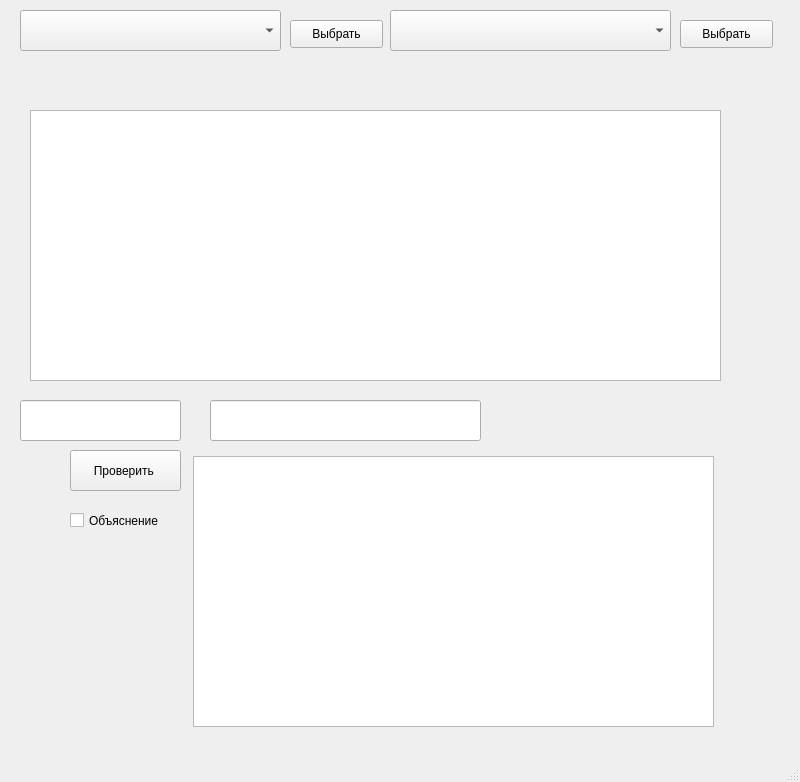
<?xml version="1.0" encoding="UTF-8"?>
<ui version="4.0">
 <class>MainWindow</class>
 <widget class="QMainWindow" name="MainWindow">
  <property name="geometry">
   <rect>
    <x>0</x>
    <y>0</y>
    <width>800</width>
    <height>782</height>
   </rect>
  </property>
  <property name="windowTitle">
   <string>MainWindow</string>
  </property>
  <widget class="QWidget" name="centralwidget">
   <widget class="QLineEdit" name="answer">
    <property name="geometry">
     <rect>
      <x>20</x>
      <y>400</y>
      <width>161</width>
      <height>41</height>
     </rect>
    </property>
   </widget>
   <widget class="QComboBox" name="Items">
    <property name="geometry">
     <rect>
      <x>20</x>
      <y>10</y>
      <width>261</width>
      <height>41</height>
     </rect>
    </property>
   </widget>
   <widget class="QComboBox" name="title">
    <property name="geometry">
     <rect>
      <x>390</x>
      <y>10</y>
      <width>281</width>
      <height>41</height>
     </rect>
    </property>
   </widget>
   <widget class="QPushButton" name="submit">
    <property name="geometry">
     <rect>
      <x>70</x>
      <y>450</y>
      <width>111</width>
      <height>41</height>
     </rect>
    </property>
    <property name="text">
     <string>Проверить </string>
    </property>
   </widget>
   <widget class="QPushButton" name="Item_btn">
    <property name="geometry">
     <rect>
      <x>290</x>
      <y>20</y>
      <width>93</width>
      <height>28</height>
     </rect>
    </property>
    <property name="text">
     <string>Выбрать</string>
    </property>
   </widget>
   <widget class="QPushButton" name="title_btn">
    <property name="geometry">
     <rect>
      <x>680</x>
      <y>20</y>
      <width>93</width>
      <height>28</height>
     </rect>
    </property>
    <property name="text">
     <string>Выбрать</string>
    </property>
   </widget>
   <widget class="QPlainTextEdit" name="task">
    <property name="geometry">
     <rect>
      <x>30</x>
      <y>110</y>
      <width>691</width>
      <height>271</height>
     </rect>
    </property>
   </widget>
   <widget class="QPlainTextEdit" name="explanation">
    <property name="geometry">
     <rect>
      <x>193</x>
      <y>456</y>
      <width>521</width>
      <height>271</height>
     </rect>
    </property>
   </widget>
   <widget class="QLineEdit" name="corr">
    <property name="geometry">
     <rect>
      <x>210</x>
      <y>400</y>
      <width>271</width>
      <height>41</height>
     </rect>
    </property>
   </widget>
   <widget class="QCheckBox" name="let_explain">
    <property name="geometry">
     <rect>
      <x>70</x>
      <y>500</y>
      <width>111</width>
      <height>41</height>
     </rect>
    </property>
    <property name="text">
     <string>Объяснение</string>
    </property>
   </widget>
  </widget>
  <widget class="QMenuBar" name="menubar">
   <property name="geometry">
    <rect>
     <x>0</x>
     <y>0</y>
     <width>800</width>
     <height>26</height>
    </rect>
   </property>
  </widget>
  <widget class="QStatusBar" name="statusbar"/>
 </widget>
 <resources/>
 <connections/>
</ui>
